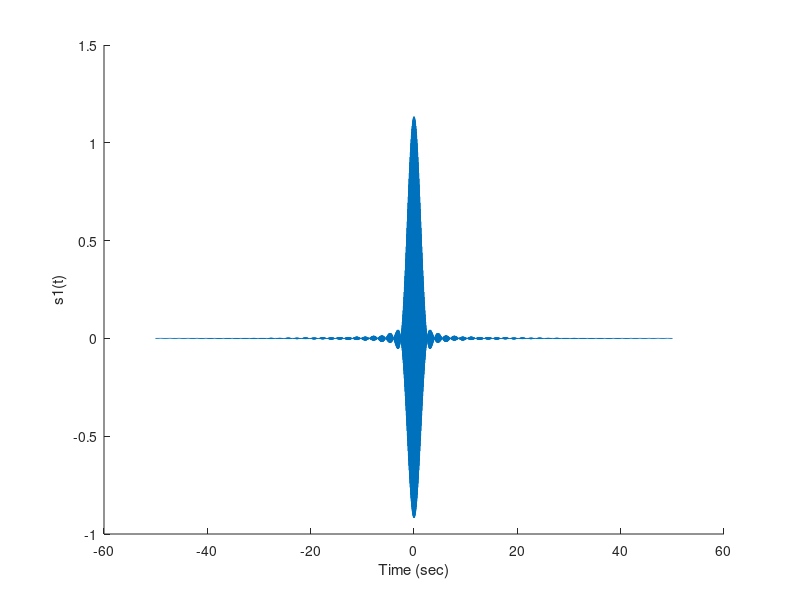
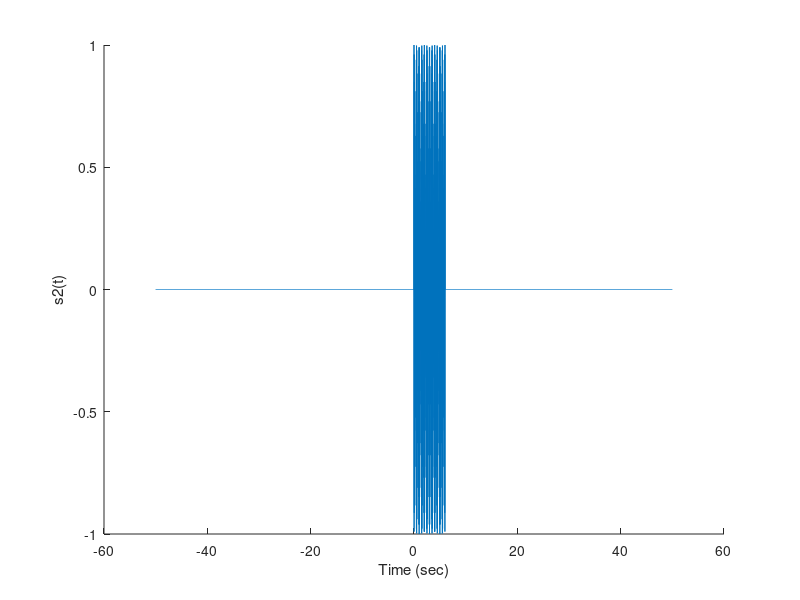
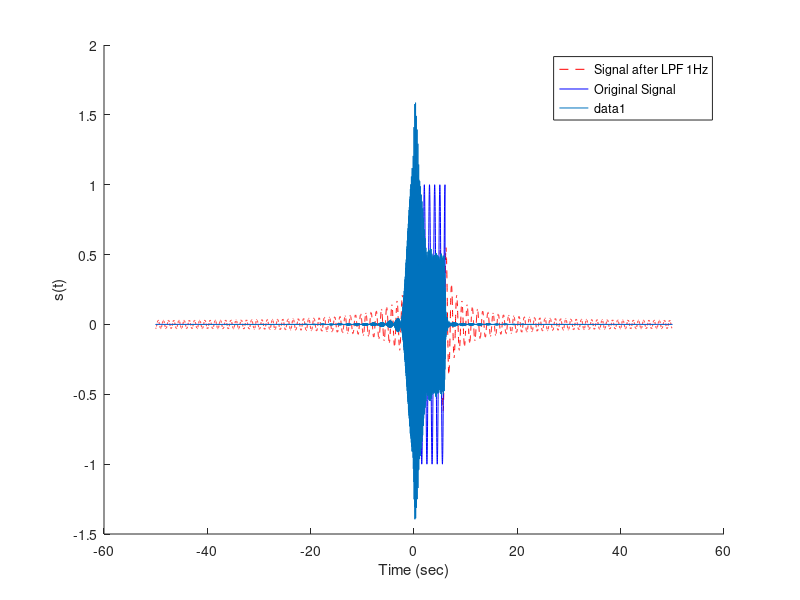
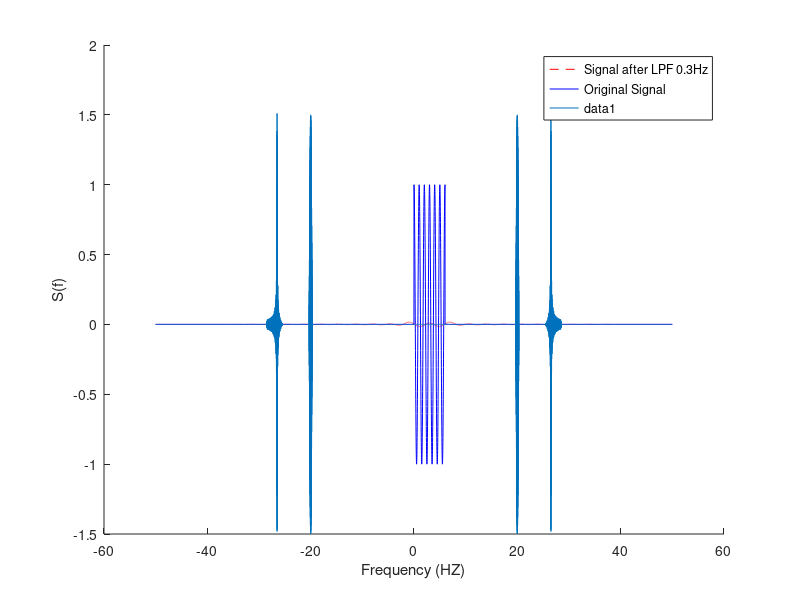

These charts were generated, in order, by the following MATLAB code:
# clear command window
clc;
# remove all variables from workspace
clear
# close all figures
close all
# importing signal package
pkg load signal


%%%%%% Frequencies initialization %%%%%%
# carrier frequency initialization
fc=1e4; #10KHz

%%%%%% Frequency domain %%%%%%
# df=fs/N
df=0.01; #resolution 0.01Hz
# sampling frequency, inverse of sampling tinme
fs=100; #100Hz

%%%%%% Time and frequency definition %%%%%%
# time step
ts= 1/fs;
# T is the simulation time
T=1/df;
# Number of time samples
N=ceil(T/ts);
# time vector
t= -N*ts/2:ts:N*ts/2-ts;

# frequency vector
if(rem(N,2)==0) #even
  f= -(0.5*fs): df : (0.5*fs-df);
else #odd
  f= -(0.5*fs-0.5*df): df : (0.5*fs-0.5*df);
end


%%%%%%%%%%%%%%%%%%%%%%%%%%%%%%%%%%%%%%%%%%%%%%%%%%%%%%%%%%%%%%%%%%%%%%%%%%%%%%%
# q1 plot function x(t)
%adding linear part
%getting indices
x=zeros(size(t));
less_neg1=(t<-1) & (t>=-2);
more_pos1=(t>1)&(t<=2);
x(less_neg1)=t(less_neg1)+2*ones(size(t(less_neg1))); %2+t graph
x(more_pos1)=-t(more_pos1)+2*ones(size(t(more_pos1))); %2-t graph
x((t>=-1) & (t<=1))=ones(size(t(t>=-1&t<=1)));


figure(1);
plot(t,x);
xlabel("Time (sec)");
ylabel("x(t)");
box off;

%%%%%%%%%%%%%%%%%%%%%%%%%%%%%%%%%%%%%%%%%%%%%%%%%%%%%%%%%%%%%%%%%%%%%%%%%%%%%%
# q2
% manual fft
analytic_X=sinc(f).*sin(1.5*2*pi*f)./(2*pi*f);
figure(2);
stem(f,abs(analytic_X)/max(analytic_X),"--r");


# q3
# fourier transform of m(t) --> M(f)
X=fftshift(fft(x,N)*ts); %non-periodic signals
figure(2)
hold on;
stem(f,abs(X)/max(X),"-b");
xlabel("Frequency (Hz)");
ylabel("X(f)");
legend("Analytical Fourier Transform","Using FFT");
box off;

%%%%%%%%%%%%%%%%%%%%%%%%%%%%%%%%%%%%%%%%%%%%%%%%%%%%%%%%%%%%%%%%%%%%%%%%%%%%%%
% q4: Band Width
Energy_from_freq=sum(abs(X).^2)*df;
# by looking at both variables values in workspace we can verify parseval's theorem.

%%%%%% Finding Band Width %%%%%%%%%%
# we first have to find f=0
index_f0=find(f==0);
# Initializing accumulate energy
Energy_acc=0;
for index_f= index_f0:length(f)
  # we multiply by 2 to use the property of even function
  Energy_acc+=2*(abs(X(index_f)).^2)*df;
  # comparing it to 95% of total energy
  if(Energy_acc>=0.95*Energy_from_freq)
    BW=f(index_f);
    break
  end
end

%%%%%%%%%%%%%%%%%%%%%%%%%%%%%%%%%%%%%%%%%%%%%%%%%%%%%%%%%%%%%%%%%%%%%%%%%%%%%
%%%%%%%% Ideal LPF %%%%%%%%%%
%% q5: Ideal LPF 1Hz
lpf_1hz= abs(f)<1; % ones only if value less than 1hz
X_filtered=X.*lpf_1hz;
x_filtered=ifft(ifftshift(X_filtered)/ts);
%%%%% Plotting filtered vs original signal %%%%%%%%
figure(3);
plot(t, x_filtered, "--r");
xlabel("Time (sec)");
ylabel("x(t)");
hold on;
plot(t,x,"-b");
legend("Signal after LPF 1Hz","Original Signal");
box off;

%%%%%%%%%%%%%%%%%%%%%%%%%%%%%%%%%%%%%%%%%%%%%%%%%%%%%%%%%%%%%%%%%%%%%%%%%%%%%
%%%%%%%% Ideal LPF %%%%%%%%%%
%% q6: Ideal LPF 0.3Hz
lpf= abs(f)<0.3; % ones only if value less than 0.3hz
X_filtered=X.*lpf;
x_filtered=ifft(ifftshift(X_filtered)/ts);
%%%%% Plotting filtered vs original signal %%%%%%%%
figure(4);
plot(t, x_filtered, "--r");
xlabel("Time (sec)");
ylabel("x(t)");
hold on;
plot(t,x,"-b");
legend("Signal after LPF 0.3Hz","Original Signal");
box off;

%%%%%%%%%%%%%%%%%%%%%%%%%%%%%%%%%%%%%%%%%%%%%%%%%%%%%%%%%%%%%%%%%%%%%%%%%%%%%%%
% q7 defining new function
close all;
m=cos(2*pi*1*t);
m((t>6)|(t<0))=0;

%%%%% plotting in time domain
figure(1);
plot(t,m)
box off;

%%%% plotting in frequency domain
M=fftshift(fft(m)*ts); % non-periodic signals
figure(2);
hold off;
plot(f,abs(M));
box off;

%%%%%%%%%%%%%% getting band width
Energy_total_freq= sum(abs(M).^2)*df;
 %%%%% Band Width %%%%%%%%
 # we first have to find f=0
index_f0=find(f==0);
# Initializing accumulate energy
Energy_acc=0;
for index_f= index_f0:length(f)
  # we multiply by 2 to use the property of even function
  Energy_acc+=2*(abs(M(index_f)).^2)*df;
  # comparing it to 95% of total energy
  if(Energy_acc>=0.95*Energy_total_freq)
    BW2=f(index_f);
    break
  end
end


%%%%%% LPF 1Hz  %%%%%%%%%%%%%%%%
M_filtered=M.*lpf_1hz;
m_filtered=ifft(ifftshift(M_filtered)/ts);
figure(3)
hold off;
plot(t,m_filtered,"--r");
hold on;
plot(t,m,"-b");
legend("Signal after LPF 1Hz","Original Signal");
box off;

%%%%%%%% LPF 0.3Hz %%%%%%%%%%%%
M_filtered=M.*lpf;
m_filtered=ifft(ifftshift(M_filtered)/ts);
figure(4)
hold off;
plot(t,m_filtered,"--r");
hold on;
plot(t,m,"-b");
legend("Signal after LPF 0.3Hz","Original Signal");
box off;

%%%%%%%%%%%%%%%%%%%%%%%%%%%%%%%%%%%%%%%%%%%%%%%%%%%%%%%%%%%%%%%%%%%%%%%%%%%%%
%q8:
BW=3; #Each channel bandwidth is 3 Hz
# carrier frequency initialization
fc1=20; #20Hz first carrier frequency
fc2=25.5 # fc1+3+2.5 =25.5Hz second carrier frequency
c1=cos(2*pi*fc1*t);   # first carrier

%% q10 : value for c2
c2=cos(2*pi*fc2*t);    # second carrier

%% first signal
s1 = x_filtered.*c1;  %% Define signal s1 in time domain
figure(1);
plot(t,s1);
xlabel("Time (sec)");
ylabel("s1(t)");
box off;

%% second signal
s2 = m.*c2;  %% Define signal s2 in time domain
figure(2);
plot(t,s2);
xlabel("Time (sec)");
ylabel("s2(t)");
box off;


% q9 : SSB signal USB
  %% Filter
  S2=fftshift(fft(s2,N)*ts); %non-periodic signals
  H = zeros(size(f));
  H(f>fc2 & f<(fc2+BW))=1; %% +ve frequency
  H(f<-fc2 & f>-(fc2+BW))=1; %% -ve frequency
  %% Filter spectrum
  S2 = S2.*H;
  s2=real(ifft(ifftshift(S2) / ts));

  %%%%%%%%%%%%%%%%%%%%%%%%%%%%%%%%%%%%%%%%%%%%%%%%%%%%%%%%%%%%%%%%%%%%%%%%%%%%%
  %q11 :  s(t)= s1(t) + s2(t)
  %% plot signal in time domain
  s=s1+s2;
  figure(3);
plot(t,s);
xlabel("Time (sec)");
ylabel("s(t)");
box off;

%% plot signal in frequency domain
  S=fftshift(fft(s,N)*ts);
  figure(4);
  plot(f,S);
xlabel("Frequency (HZ)");
ylabel("S(f)");
box off;

%%%%%%%%%%%%%%%%%%%%%%%%%%%%%%%%%%%%%%%%%%%%%%%%%%%%%%%%%%%%%%%%%%%%%%%%%%%%%
%% q12: coherent demodulator
  g1=s.*c1;
  G1 = fftshift(fft (g1)) *ts;
  %% LPF (ideal)
H = abs(f)< BW;
%% After LPF
%% retrieve first message
 x_recieved= real(ifft(ifftshift(H.*G1) /ts));
 figure(5);
plot(t,x_recieved/max(x_recieved),"--b");
hold on
plot(t,x_filtered/max(x_filtered),"-r");
xlabel("Time (sec)");
ylabel("x(t)");
legend("recieved message","input message");
box off;

%% retrieve second message
g2=s.*c2;
  G2 = fftshift(fft (g2)) *ts;
m_recieved= real(ifft(ifftshift(H.*G2) /ts));
figure(6);
plot(t,m_recieved/max(m_recieved),"--b");
hold on
plot(t,m/max(m),"-r");
xlabel("Time (sec)");
ylabel("x(t)");
legend("recieved message","input message");
box off;
